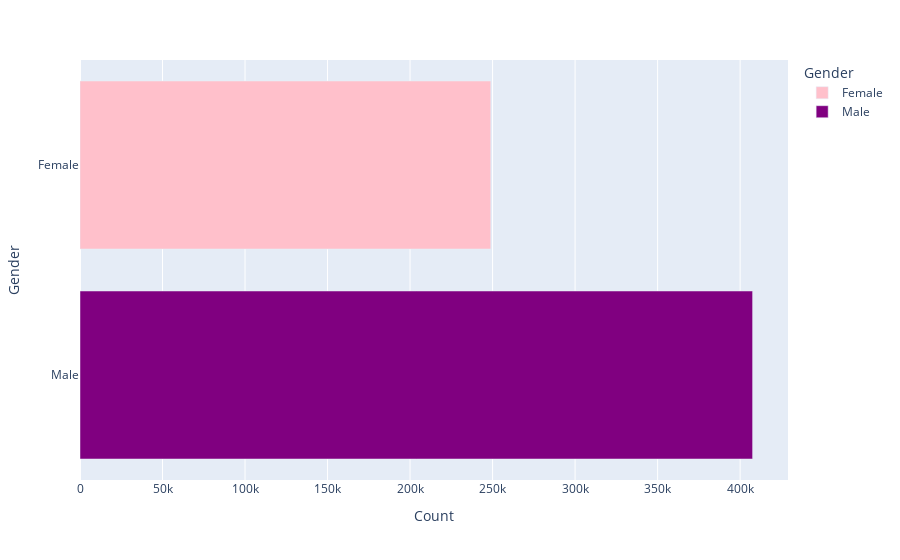

The cell this chart's notebook holds for it:
### Markdown cell above
### DATA SAMPLE BY GENDER WITH POSITIVE LABLE ON TARGET VARIABLE

### Code cell
data_selectionrate_chart(df_two)

### Figure 1 — Plotly figure (JSON) as saved in the notebook; plotly's stock layout.template omitted (floating-point values rounded to 4 significant figures)
{"data": [{"alignmentgroup": "True", "hovertemplate": "Gender=%{y}<br>Count=%{x}<extra></extra>", "legendgroup": "Female", "marker": {"color": "pink", "pattern": {"shape": ""}}, "name": "Female", "offsetgroup": "Female", "orientation": "h", "showlegend": true, "textposition": "auto", "type": "bar", "x": [248898], "xaxis": "x", "y": ["Female"], "yaxis": "y"}, {"alignmentgroup": "True", "hovertemplate": "Gender=%{y}<br>Count=%{x}<extra></extra>", "legendgroup": "Male", "marker": {"color": "purple", "pattern": {"shape": ""}}, "name": "Male", "offsetgroup": "Male", "orientation": "h", "showlegend": true, "textposition": "auto", "type": "bar", "x": [407562], "xaxis": "x", "y": ["Male"], "yaxis": "y"}], "layout": {"barmode": "relative", "legend": {"title": {"text": "Gender"}, "tracegroupgap": 0}, "margin": {"t": 60}, "xaxis": {"anchor": "y", "domain": [0, 1], "title": {"text": "Count"}}, "yaxis": {"anchor": "x", "categoryarray": ["Male", "Female"], "categoryorder": "array", "domain": [0, 1], "title": {"text": "Gender"}}}}
